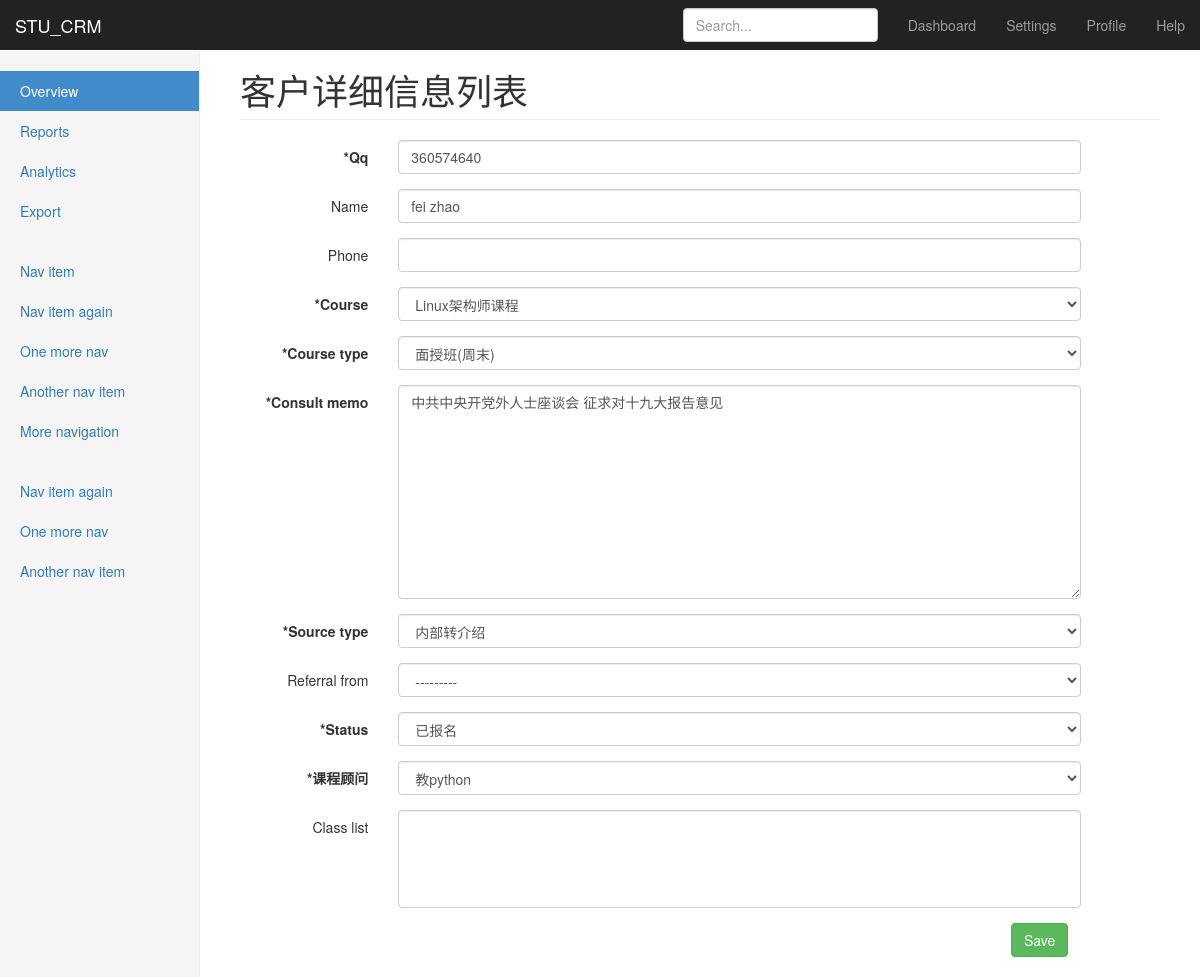
Page /crm/customers/2/ (signed in) on the committed database.
### stu_crm/models.py (models this page shows)
class Customer(models.Model):#创建客户表
    qq = models.CharField(max_length=64,unique=True)
    name = models.CharField(max_length=32,blank=True,null=True)#客户资询字段名字不是必要的
    phone = models.BigIntegerField(blank=True,null=True)#电话，长整数
    course = models.ForeignKey('Course')#要咨询的课程，关联课程表
    course_type = models.CharField(max_length=64,choices=course_type_choices,default='offline_weekend')#要以什么形式上课
    consult_memo = models.TextField()#咨询记录
    source_type_choices = (('qq', u"qq群"),
                   ('referral', u"内部转介绍"),
                   ('51cto', u"51cto"),
                   ('agent', u"招生代理"),
                   ('others', u"其它"),
                   )#来源渠道选项
    source_type = models.CharField(max_length=64,choices=source_type_choices)#来源渠道
    referral_from = models.ForeignKey('self',blank=True,null=True,related_name="internal_who")#写表名也行'Customer',关联自己
    status_choices = (('signed',u"已报名"),
                      ('unregistered',u"未报名"),
                      ('graduated',u"已毕业"),
                      ('drop-off',u"退学"),
                      )#客户状态
    status = models.CharField(choices=status_choices,max_length=64)#记录客户状态
    consultant = models.ForeignKey('UserProfile',verbose_name='课程顾问')#记录接待人
    class_list = models.ManyToManyField("ClassList",blank=True)#manytomany不需要null=True,记录已报名客户所在班级
    date = models.DateField('咨询日期',auto_now_add=True)#记录咨询日期
    def __str__(self):
        return "%s(%s)" %(self.qq,self.name)

### stu_crm/permissions.py (the view)
    def wrapper(*args,**kwargs):
        print('--start check perm--')
        if perm_check(*args, **kwargs) is not True:
            return render(args[0],'stu_crm/crm/403.html')
        return func(*args,**kwargs)

### stu_crm/forms.py
class CustomerModelForm(ModelForm):
    class Meta:
        model = models.Customer
        exclude =()
    def __init__(self,*args,**kwargs):
        super(CustomerModelForm,self).__init__(*args,**kwargs)#先继承下，再重写
        for field_name in self.base_fields:#循环所有子项,批量添加样式
            field = self.base_fields[field_name]
            field.widget.attrs.update({'class':'form-control'})

### stu_crm/models.py (called while the page is built)
    def __str__(self):
        return self.name  # 反射字段名

    def __str__(self):
        return self.name

### stu_crm/permissions.py (called while the page is built)
def check_permission(func):#装饰器
    def wrapper(*args,**kwargs):
        print('--start check perm--')
        if perm_check(*args, **kwargs) is not True:
            return render(args[0],'stu_crm/crm/403.html')
        return func(*args,**kwargs)
    return wrapper

### stu_crm/views.py (called while the page is built)
@check_permission
def customer_detail(request,customer_id):
    customer_obj= models.Customer.objects.get(id=customer_id)
    if request.method == "POST":
        form = forms.CustomerModelForm(request.POST,instance=customer_obj)#告诉新录入的修改谁
        if form.is_valid():#判断值是否有效
            form.save()#有效就保存
            print('url:',request.path)
            base_url = "/".join(request.path.split("/")[:-2])#动态返回列表页
            print("url:",base_url)
            return redirect(base_url)#保存成功后返回列表页
    else:
        form = forms.CustomerModelForm(instance=customer_obj)#传入已有数据
    return  render(request,'stu_crm/crm/customer_detail.html',{'customer_form':form})

### templates/stu_crm/crm/customer_detail.html (shortened to what this page needs)
{% extends '../base.html' %}
{% load custom_tags %}
{% block page-header %}
客户详细信息列表
{% endblock %}
{% block page-content %}
    <form method="post" class="form-horizontal">{% csrf_token %}
        {% for field in customer_form %}
            <div class="form-group">
            {% if field.field.required %}
                <label  class="col-sm-2 control-label">*{{ field.label }}</label>
            {% else %}
                <label  style="font-weight: normal" class="col-sm-2 control-label">{{ field.label }}</label>
            {% endif %}
                <div class="col-sm-9">
                    {{ field }}
                </div>
            </div>
        {% endfor %}
        <div class="col-sm-11">
            <input class="btn btn-success pull-right" type="submit" value="Save">
        </div>
    </form>
{% endblock %}

### rows in the picture
Customer: customer_form "360574640" "fei zhao" "Linux架构师课程" "面授班(周末)" "中共中央开党外人士座谈会 征求对十九大报告意见" "内部转介绍" "---------" "已报名" "教python"

### other values in the picture
{{ field.label }} "Qq" "Course" "Course type" "Consult memo" "Source type" "Status" "课程顾问"
{{ field.label }} "Name" "Phone" "Referral from" "Class list"
